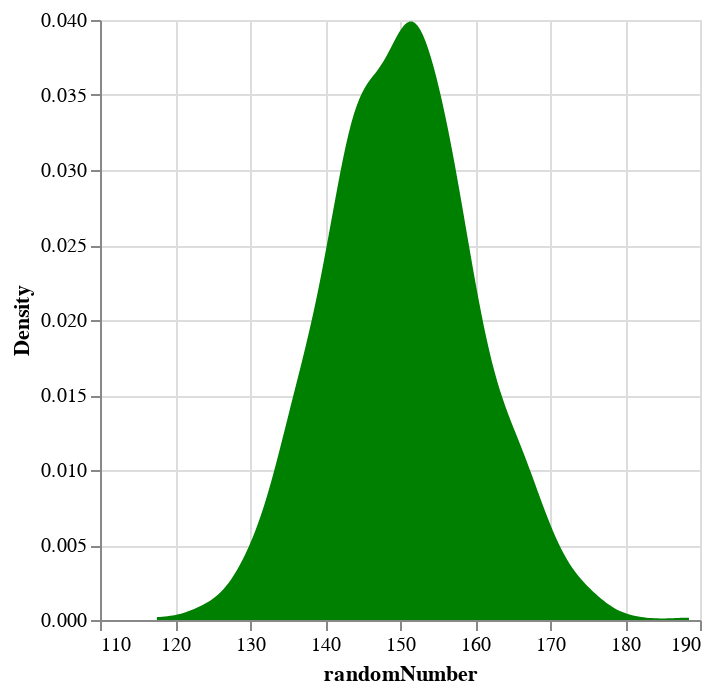

Source (notebook cell):
### Markdown cell above
#### Density Plots

### Code cell
density=base\
.transform_density(
    density="height",
    as_=['randomNumber','Density']
)\
.mark_area(
    color="green"
)\
.encode(
    x=alt.X(shorthand="randomNumber:Q"),
    y=alt.Y(shorthand="Density:Q")
)
density.show()

### Figure 1 — Vega-Lite specification as saved in the notebook (floating-point values rounded to 4 significant figures; data arrays with more than 128 entries replaced by an {"elided": "..."} marker saying what was removed)
{"config": {"view": {"continuousWidth": 300, "continuousHeight": 300}}, "data": {"name": "data-4ba0ef7a9706e2d67472f882ed72685b"}, "mark": {"type": "area", "color": "green"}, "encoding": {"x": {"field": "randomNumber", "type": "quantitative"}, "y": {"field": "Density", "type": "quantitative"}}, "transform": [{"density": "height", "as": ["randomNumber", "Density"]}], "$schema": "https://vega.github.io/schema/vega-lite/v5.17.0.json", "datasets": {"data-4ba0ef7a9706e2d67472f882ed72685b": {"elided": "1000 records"}}}
